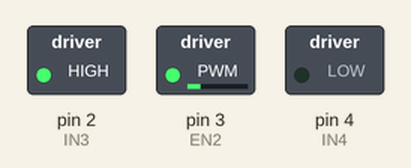
Recording of a sketch running on a simulated Arduino Uno, built with avr-gcc and run on an emulated ATmega328P. On the bench: switched loads named in the sketch (green lamp = pin HIGH).

Above: at 0.05 s.
At 2.75 s:
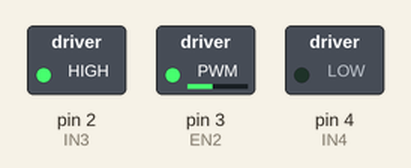
At 5.5 s:
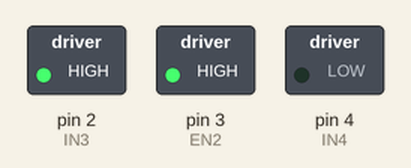
At 11.0 s:
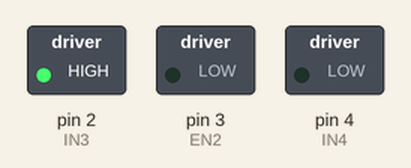
Timing chart, 0 to 12.7 s (numbered marks = the images above):
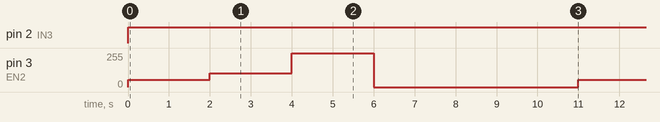

Measured:
- by itself, pin 2 (IN3): LOW → HIGH at 0.00 s
- by itself, pin 3 (EN2): repeats every 11.0 s: 105/255 2.0 s, 255/255 2.0 s, 0/255 5.0 s, 55/255 2.0 s

The sketch:

Wheel_1.ino
```cpp
//Тестировалось на Arduino IDE 1.0.1
int IN3 = 2; //input1 подключен к выводу 8
int IN4 = 4;
int EN2 = 3;
void setup()
{
 pinMode (EN2, OUTPUT);
 pinMode (IN3, OUTPUT);
 pinMode (IN4, OUTPUT);
}
void loop()
{
  digitalWrite (IN3, HIGH);
  digitalWrite (IN4, LOW );
  analogWrite(EN2,55);
  delay(2000);
  analogWrite(EN2,105);
  delay(2000);
  analogWrite(EN2,255);
  delay(2000);
  analogWrite(EN2,0);
  delay(5000);
}
```
